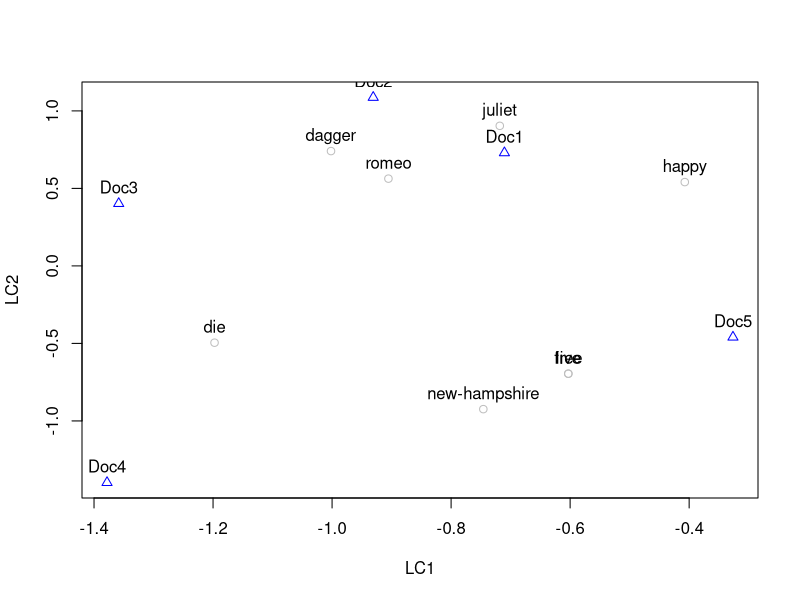

Write the R code that produced this figure.
#SVD LSA example from Alex Thomo's tutorial

#A matrix which will be decomposed.
A = c(1,0,1,0,0, 1,1,0,0,0,0,1,0,0,0,0,1,1,0,0,0,0,0,1,0,0,0,1,1,0,0,0,0,1,0,0,0,0,1,1)
#reshape it into a matrix
dim(A)<-c(5,8) #8 terms and 5 documents
A<-t(A) #needed because we entered the information in row by row


#Now compute the SVD
x<- svd(A) #or svd(A,2,2) to restrict to 2 singular values
sigma <- x$d 
S <- x$u #notation from tutorial is S and U not U and Vt
U <-x$v

#To follow the example, restrict sigma to 2 singular values
#Alternatively, set all the other (smaller singular values to 0, and then get the products so some columns or U and V become 0)
sigma2<-sigma[1:2]
S2<-c(S[,1], S[,2])
dim(S2)<-c(8,2)
#if we had V-Transpose instead, (U here), then would have taken top two rows.
U2<-c(U[,1], U[,2])
dim(U2)<-c(5,2)
U2<-t(U2)

#Now the terms and documents
sigma2Matrix<-c(sigma2[1], 0, 0, sigma2[2])
dim(sigma2Matrix)<-c(2,2)
#sigma2Matrix

#Scaled terms-concept matrix
S2Scaled<-S2 %*% sigma2Matrix
#S2Scaled
rownames(S2Scaled)<-c("romeo", "juliet", "happy", "dagger", "live", "die", "free", "new-hampshire")
colnames(S2Scaled)<-c("LC1", "LC2") #latent concept

#scaled concept-document matrix
U2tScaled<-sigma2Matrix %*% U2
#U2tScaled
colnames(U2tScaled)<-c("Doc1", "Doc2", "Doc3", "Doc4", "Doc5")
rownames(U2tScaled)<-c("LC1", "LC2")


plot(t(U2tScaled), type="p", pch=2, col="blue") #the documents
text(t(U2tScaled), colnames(U2tScaled), pos=3)
lines(S2Scaled, type="p",pch=1, col="grey") #the keywords
text(S2Scaled, rownames(S2Scaled), pos=3)

#Query (dagger+die)
#Find the mid-point of these two and then sort by distance (Cosine used in example)  Cosine is a similarity metric, where vector direction matters, magnitude doesn't.